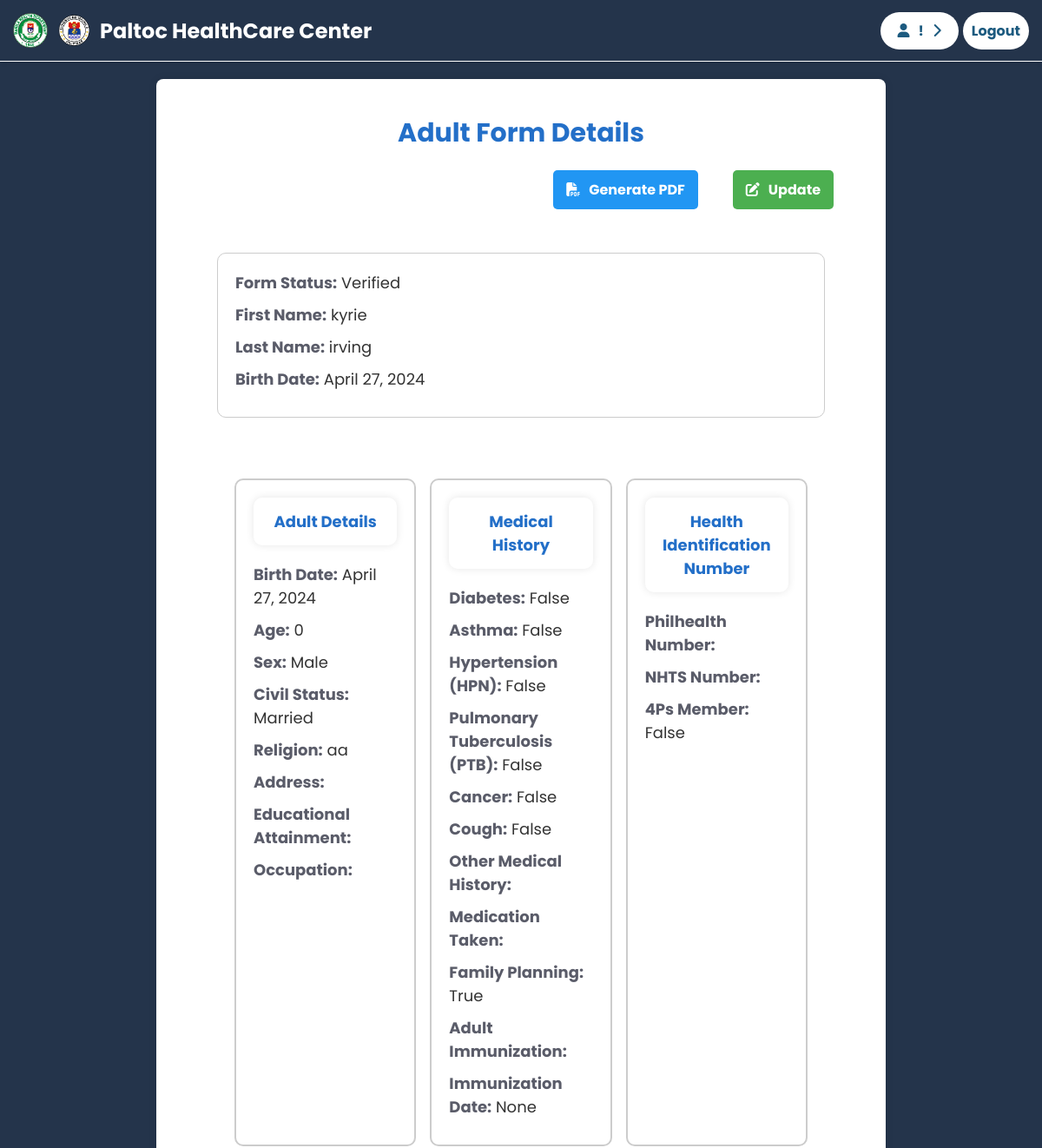
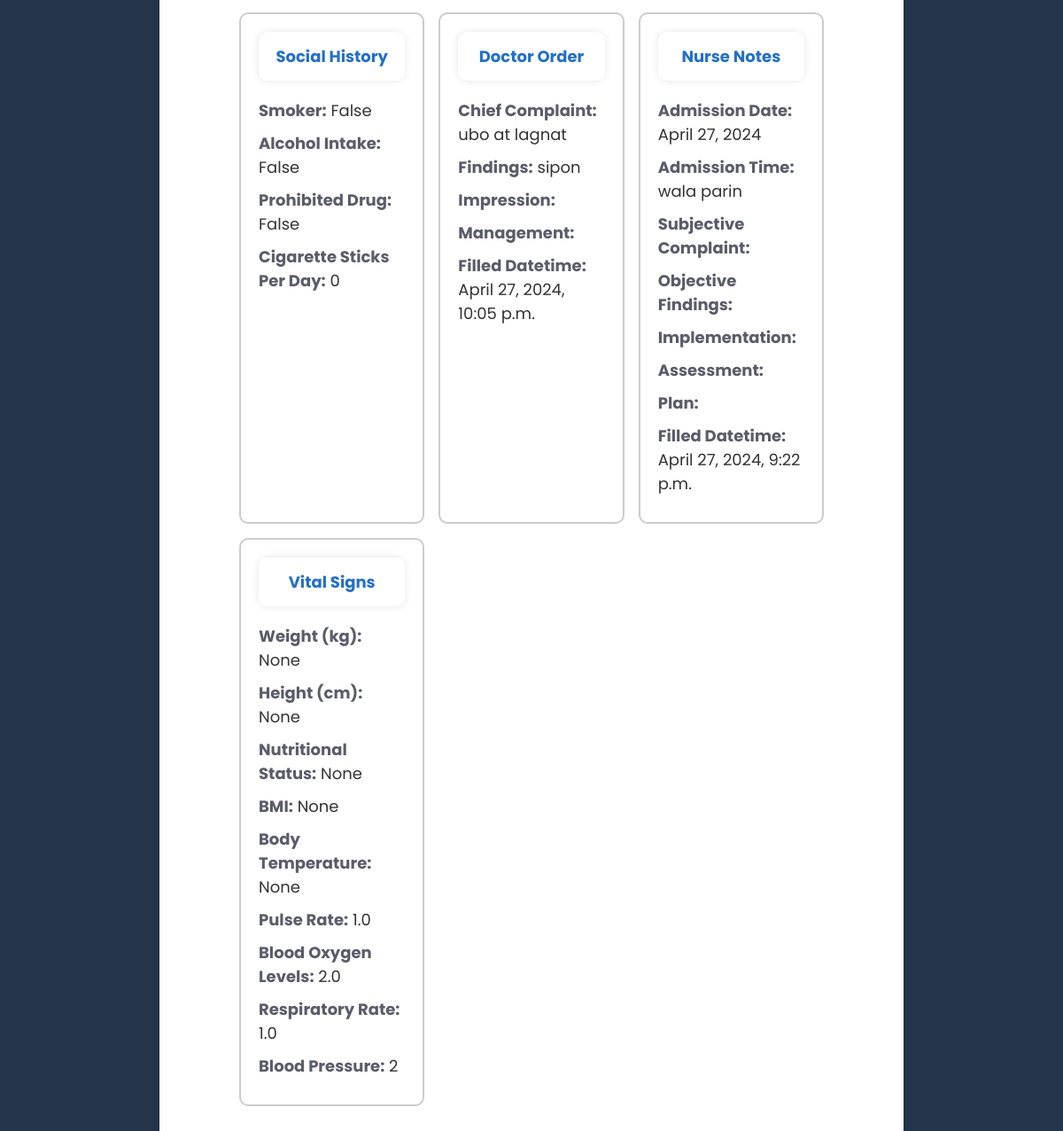
/staffviewform/1/ (signed in), run on an earlier commit of the app's database (2 pictures, top to bottom).
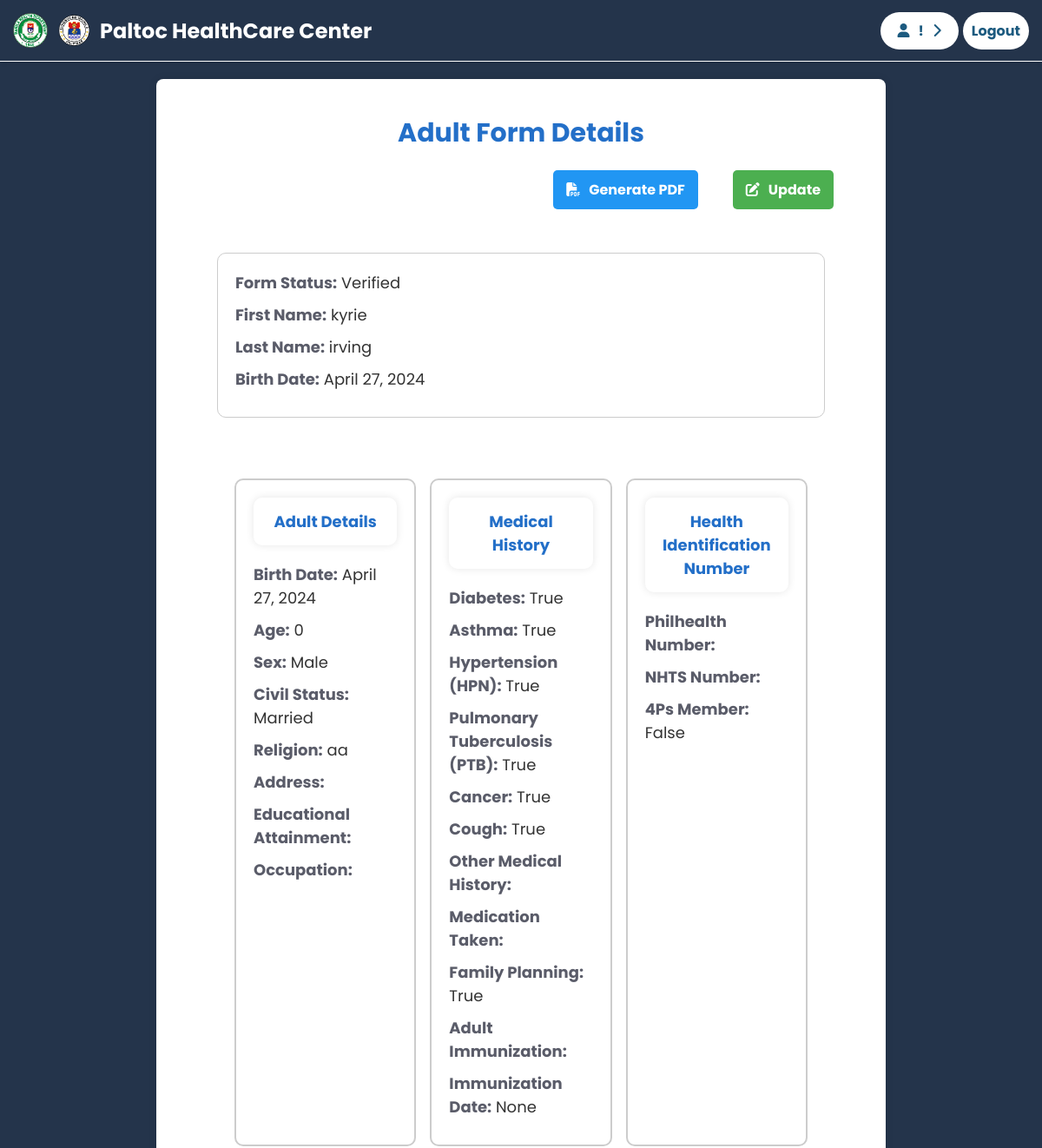
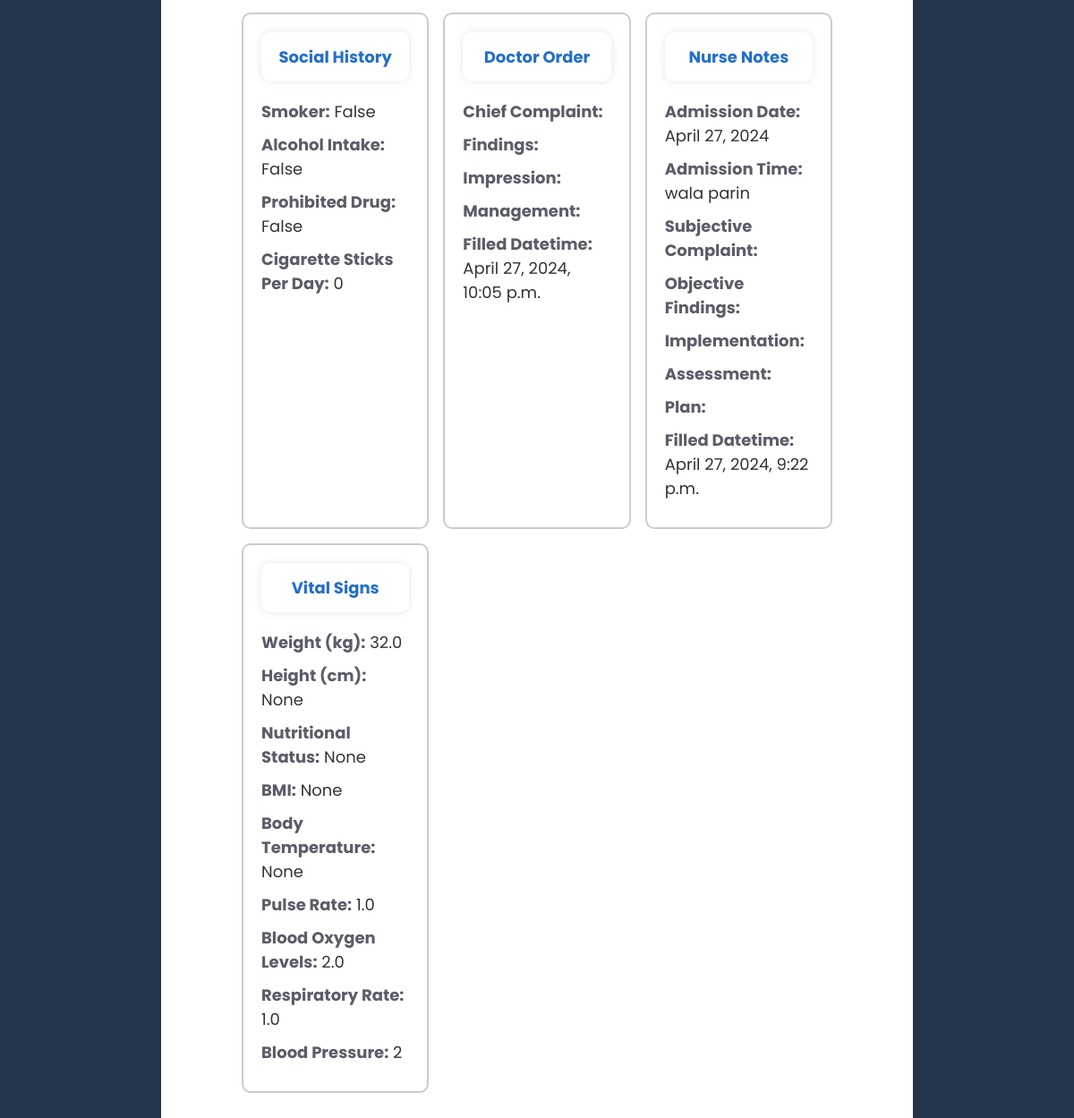
And on a later commit of the database (2 pictures, top to bottom).
### base/models.py (models this page shows)
class MedicalHistory(models.Model):
    user = models.ForeignKey(User, on_delete=models.CASCADE)
    diabetes = models.BooleanField(default=False)
    asthma = models.BooleanField(default=False)
    hypertension = models.BooleanField(default=False)
    pulmonary_tubercolosis = models.BooleanField(default=False)
    cancer = models.BooleanField(default=False)
    cough_2_weeks = models.BooleanField(default=False)
    other_medical_history = models.CharField(max_length=255, blank=True)
    medication_taken = models.CharField(max_length=255, blank=True)
    family_planning = models.BooleanField(default=False)
    immunization = models.CharField(max_length=100, blank=True)
    immunization_date = models.DateField(blank=True, null=True, default="")

class DoctorOrder(models.Model):
    user = models.ForeignKey(User, on_delete=models.CASCADE)
    chief_complaint = models.TextField(blank=True)
    findings = models.TextField(blank=True)
    impression = models.TextField(blank=True)
    management = models.TextField(blank=True)
    filled_datetime = models.DateTimeField(default=timezone.now)
    filled_by = models.ForeignKey(User, related_name='filled_doctor_order', on_delete=models.SET_NULL, null=True)

class VitalSigns(models.Model):
    user = models.ForeignKey(User, on_delete=models.CASCADE)
    weight_in_kg = models.FloatField(blank=True, null=True)
    height_in_cm = models.FloatField(blank=True, null=True)
    nutritional_status = models.CharField(max_length=100, blank=True, null=True)
    BMI = models.FloatField(blank=True, null=True)
    body_temperature = models.FloatField(blank=True, null=True)
    pulse_rate = models.FloatField(blank=True, null=True)
    blood_oxygen_levels = models.FloatField(blank=True, null=True)
    respiratory_rate = models.FloatField(blank=True, null=True)
    blood_pressure = models.CharField(max_length=100, blank=True, null=True)
    filled_by = models.ForeignKey(User, related_name='filled_vital_signs', on_delete=models.SET_NULL, null=True)

### base/views.py (the view, shortened to what this page needs)
# urls.py: path('staffviewform/<int:form_id>/', views.staff_view_form, name='staff_view_form'),
@staff_login_required
def staff_view_form(request, form_id):
    form = get_object_or_404(Form, pk=form_id)
    if form.record_type == 'Adult':
        adult = get_object_or_404(Adult, form=form)
        user_profile = adult.user_profile
        economic_numbers = adult.economic_numbers
        social_history = adult.social_history
        medical_history = adult.medical_history
        doctor_order = adult.doctor_order
        nurse_notes = adult.nurse_notes
        vital_signs = adult.vital_signs
        context = {
            'form': form,
            'user_profile': user_profile,
            'economic_numbers': economic_numbers,
            'social_history': social_history,
            'medical_history': medical_history,
            'doctor_order': doctor_order,
            'nurse_notes' : nurse_notes,
            'vital_signs': vital_signs
        }
    return render(request, 'base/patient-section/patient_view_form.html', context)

### base/views.py (called while the page is built)
def staff_login_required(view_func):
    @wraps(view_func)
    def wrapper(request, *args, **kwargs):
        if not request.user.is_authenticated:
            return redirect('home')
        elif not request.user.is_staff:
            return redirect('home')
        else:
            return view_func(request, *args, **kwargs)
    return wrapper

### base/templates/base/patient-section/patient_view_form.html (shortened to what the changed rows need)
<div class="hide-on-pdf">
    {% include 'main.html' %}
    {% block content %}
    {% load static %}
    <link rel="stylesheet" href="{% static 'styles/patient/patient_view_form.css' %}">
</div>
<div class="container">
    <div class="hide-on-pdf">
            <h1 class="main-title">{{ form.title }} Details</h1>
    </div>
        <div class="form-section">
            <div class="details">
                {% if form.record_type == 'Adult' %}
                <div class="info-container">
                    <h2 class="form-title">Adult Details</h2>
                    <p><strong>Birth Date:</strong> {{ user_profile.user.birth_date }}</p>
                    <p><strong>Age:</strong> {{ user_profile.age }}</p>
                    <p><strong>Sex:</strong> {{ user_profile.sex }}</p>
                    <p><strong>Civil Status:</strong> {{ user_profile.civil_status }}</p>
                    <p><strong>Religion:</strong> {{ user_profile.religion }}</p>
                    <p><strong>Address:</strong> {{ user_profile.address }}</p>
                    <p><strong>Educational Attainment:</strong> {{ user_profile.educational_attainment }}</p>
                    <p><strong>Occupation:</strong> {{ user_profile.occupation }}</p>
                </div>
                <div class="info-container">
                    <h2 class="form-title">Medical History</h2>
                    <p><strong>Diabetes:</strong> {{ medical_history.diabetes }}</p>
                    <p><strong>Asthma:</strong> {{ medical_history.asthma }}</p>
                    <p><strong>Hypertension (HPN):</strong> {{ medical_history.hypertension }}</p>
                    <p><strong>Pulmonary Tuberculosis (PTB):</strong> {{ medical_history.pulmonary_tubercolosis }}</p>
                    <p><strong>Cancer:</strong> {{ medical_history.cancer }}</p>
                    <p><strong>Cough:</strong> {{ medical_history.cough_2_weeks }}</p>
                    <p><strong>Other Medical History:</strong> {{ medical_history.other_medical_history }}</p>
                    <p><strong>Medication Taken:</strong> {{ medical_history.medication_taken }}</p>
                    <p><strong>Family Planning:</strong> {{ medical_history.family_planning }}</p>
                    <p><strong>Adult Immunization:</strong> {{ medical_history.adult_immunization }}</p>
                    <p><strong>Immunization Date:</strong> {{ medical_history.immunization_date }}</p>
                </div>
                <div class="info-container">
                    <h2 class="form-title">Health Identification Number</h2>
                    <p><strong>Philhealth Number:</strong> {{ economic_numbers.philhealth_num }}</p>
                    <p><strong>NHTS Number:</strong> {{ economic_numbers.nhts_num }}</p>
                    <p><strong>4Ps Member:</strong> {{ economic_numbers.patient_4ps_member }}</p>
                </div>
                <div class="info-container">
                    <h2 class="form-title">Social History</h2>
                    <p><strong>Smoker:</strong> {{ social_history.smoker }}</p>
                    <p><strong>Alcohol Intake:</strong> {{ social_history.alcohol_intake }}</p>
                    <p><strong>Prohibited Drug:</strong> {{ social_history.prohibited_drug }}</p>
                    <p><strong>Cigarette Sticks Per Day:</strong> {{ social_history.cigarette_sticks_per_day }}</p>
                </div>
                {% if form.status == 'Verified' %}
                <div class="info-container">
                    <h2 class="form-title">Doctor Order</h2>
                    <p><strong>Chief Complaint:</strong> {{ doctor_order.chief_complaint }}</p>
                    <p><strong>Findings:</strong> {{ doctor_order.findings }}</p>
                    <p><strong>Impression:</strong> {{ doctor_order.impression }}</p>
                    <p><strong>Management:</strong> {{ doctor_order.management }}</p>
                    <p><strong>Filled Datetime:</strong> {{ doctor_order.filled_datetime }}</p>
                </div>
                <div class="info-container">
                    <h2 class="form-title">Nurse Notes</h2>
                    <p><strong>Admission Date:</strong> {{ nurse_notes.admission_date }}</p>
                    <p><strong>Admission Time:</strong> {{ nurse_notes.admission_time }}</p>
                    <p><strong>Subjective Complaint:</strong> {{ nurse_notes.subjective_complaint }}</p>
                    <p><strong>Objective Findings:</strong> {{ nurse_notes.objective_findings }}</p>
                    <p><strong>Implementation:</strong> {{ nurse_notes.implementation }}</p>
                    <p><strong>Assessment:</strong> {{ nurse_notes.assessment }}</p>
                    <p><strong>Plan:</strong> {{ nurse_notes.plan }}</p>
                    <p><strong>Filled Datetime:</strong> {{ nurse_notes.filled_datetime }}</p>
                </div>
                <div class="info-container">
                    <h2 class="form-title">Vital Signs</h2>
                    <p><strong>Weight (kg):</strong> {{ vital_signs.weight_in_kg }}</p>
                    <p><strong>Height (cm):</strong> {{ vital_signs.height_in_cm }}</p>
                    <p><strong>Nutritional Status:</strong> {{ vital_signs.nutritional_status }}</p>
                    <p><strong>BMI:</strong> {{ vital_signs.BMI }}</p>
                    <p><strong>Body Temperature:</strong> {{ vital_signs.body_temperature }}</p>
                    <p><strong>Pulse Rate:</strong> {{ vital_signs.pulse_rate }}</p>
                    <p><strong>Blood Oxygen Levels:</strong> {{ vital_signs.blood_oxygen_levels }}</p>
                    <p><strong>Respiratory Rate:</strong> {{ vital_signs.respiratory_rate }}</p>
                    <p><strong>Blood Pressure:</strong> {{ vital_signs.blood_pressure }}</p>
                </div>
                {% endif %}
            {% endif %}
            </div>
        </div>
    </div>
    {% endblock %}

What changed in the data, as far as the page shows it:
changed MedicalHistory "True": diabetes "False" → "True"; asthma "False" → "True"; hypertension "False" → "True"; pulmonary_tubercolosis "False" → "True"; cancer "False" → "True"; cough_2_weeks "False" → "True"
changed DoctorOrder: chief_complaint "ubo at lagnat" → (not shown); findings "sipon" → (not shown)
changed VitalSigns "None": weight_in_kg "None" → "32.0"
